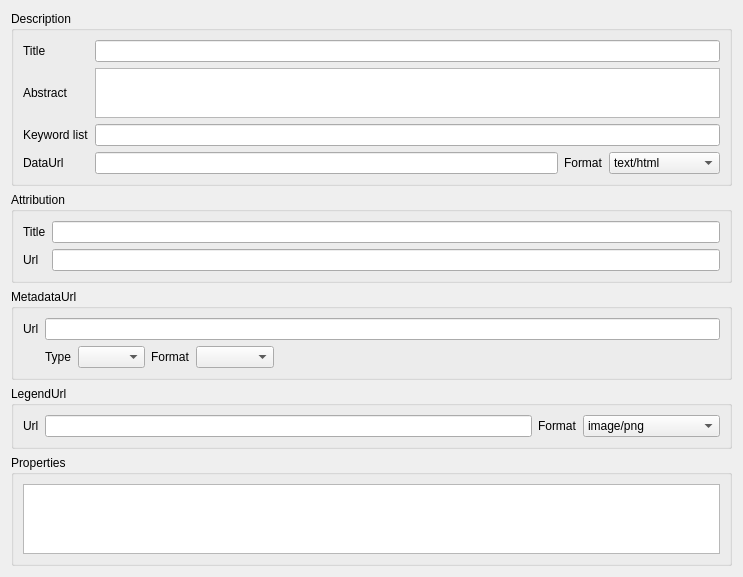
             <widget class="QWidget" name="scrollAreaWidgetContents_2">
              <property name="geometry">
               <rect>
                <x>0</x>
                <y>0</y>
                <width>743</width>
                <height>551</height>
               </rect>
              </property>
              <layout class="QGridLayout" name="gridLayout_3">
               <item row="0" column="0">
                <widget class="QgsCollapsibleGroupBox" name="mMetaDescriptionGrpBx">
                 <property name="title">
                  <string>Description</string>
                 </property>
                 <property name="syncGroup" stdset="0">
                  <string notr="true">vectormeta</string>
                 </property>
                 <layout class="QGridLayout" name="gridLayout_5">
                  <item row="1" column="0">
                   <widget class="QLabel" name="mLayerTitleLabel">
                    <property name="text">
                     <string>Title</string>
                    </property>
                   </widget>
                  </item>
                  <item row="1" column="1">
                   <widget class="QLineEdit" name="mLayerTitleLineEdit"/>
                  </item>
                  <item row="3" column="0">
                   <widget class="QLabel" name="mLayerAbstractLabel">
                    <property name="text">
                     <string>Abstract</string>
                    </property>
                   </widget>
                  </item>
                  <item row="3" column="1">
                   <widget class="QTextEdit" name="mLayerAbstractTextEdit">
                    <property name="sizePolicy">
                     <sizepolicy hsizetype="Expanding" vsizetype="Minimum">
                      <horstretch>0</horstretch>
                      <verstretch>0</verstretch>
                     </sizepolicy>
                    </property>
                    <property name="maximumSize">
                     <size>
                      <width>16777215</width>
                      <height>50</height>
                     </size>
                    </property>
                   </widget>
                  </item>
                  <item row="5" column="0">
                   <widget class="QLabel" name="mLayerKeywordListLabel">
                    <property name="text">
                     <string>Keyword list</string>
                    </property>
                   </widget>
                  </item>
                  <item row="5" column="1">
                   <widget class="QLineEdit" name="mLayerKeywordListLineEdit"/>
                  </item>
                  <item row="6" column="0">
                   <widget class="QLabel" name="mLayerDataUrlLabel">
                    <property name="text">
                     <string>DataUrl</string>
                    </property>
                   </widget>
                  </item>
                  <item row="6" column="1">
                   <layout class="QHBoxLayout" name="horizontalLayout_7">
                    <item>
                     <widget class="QLineEdit" name="mLayerDataUrlLineEdit"/>
                    </item>
                    <item>
                     <widget class="QLabel" name="mLayerDataUrlFormatLabel">
                      <property name="text">
                       <string>Format</string>
                      </property>
                     </widget>
                    </item>
                    <item>
                     <widget class="QComboBox" name="mLayerDataUrlFormatComboBox">
                      <item>
                       <property name="text">
                        <string notr="true">text/html</string>
                       </property>
                      </item>
                      <item>
                       <property name="text">
                        <string notr="true">text/plain</string>
                       </property>
                      </item>
                      <item>
                       <property name="text">
                        <string notr="true">application/pdf</string>
                       </property>
                      </item>
                     </widget>
                    </item>
                   </layout>
                  </item>
                 </layout>
                </widget>
               </item>
               <item row="1" column="0">
                <widget class="QgsCollapsibleGroupBox" name="mMetaAttributionGrpBx">
                 <property name="title">
                  <string>Attribution</string>
                 </property>
                 <property name="syncGroup" stdset="0">
                  <string notr="true">vectormeta</string>
                 </property>
                 <layout class="QGridLayout" name="gridLayout_7">
                  <item row="0" column="0">
                   <widget class="QLabel" name="mLayerAttributionLabel">
                    <property name="text">
                     <string>Title</string>
                    </property>
                   </widget>
                  </item>
                  <item row="0" column="1">
                   <widget class="QLineEdit" name="mLayerAttributionLineEdit"/>
                  </item>
                  <item row="2" column="0">
                   <widget class="QLabel" name="mLayerAttributionUrlLabel">
                    <property name="text">
                     <string>Url</string>
                    </property>
                   </widget>
                  </item>
                  <item row="2" column="1">
                   <widget class="QLineEdit" name="mLayerAttributionUrlLineEdit"/>
                  </item>
                 </layout>
                </widget>
               </item>
               <item row="2" column="0">
                <widget class="QgsCollapsibleGroupBox" name="mMetaMetaUrlGrpBx">
                 <property name="title">
                  <string>MetadataUrl</string>
                 </property>
                 <property name="syncGroup" stdset="0">
                  <string notr="true">vectormeta</string>
                 </property>
                 <layout class="QGridLayout" name="gridLayout_9">
                  <item row="0" column="0">
                   <widget class="QLabel" name="mLayerMetadataUrlLabel">
                    <property name="text">
                     <string>Url</string>
                    </property>
                   </widget>
                  </item>
                  <item row="0" column="1">
                   <widget class="QLineEdit" name="mLayerMetadataUrlLineEdit"/>
                  </item>
                  <item row="1" column="1">
                   <layout class="QHBoxLayout" name="horizontalLayout_8">
                    <item>
                     <widget class="QLabel" name="mLayerMetadataUrlTypeLabel">
                      <property name="text">
                       <string>Type</string>
                      </property>
                     </widget>
                    </item>
                    <item>
                     <widget class="QComboBox" name="mLayerMetadataUrlTypeComboBox">
                      <item>
                       <property name="text">
                        <string notr="true"/>
                       </property>
                      </item>
                      <item>
                       <property name="text">
                        <string notr="true" extracomment="FGDC-STD-001-1988">FGDC</string>
                       </property>
                      </item>
                      <item>
                       <property name="text">
                        <string notr="true" extracomment="ISO 19115">TC211</string>
                       </property>
                      </item>
                     </widget>
                    </item>
                    <item>
                     <widget class="QLabel" name="mLayerMetadataUrlFormatLabel">
                      <property name="text">
                       <string>Format</string>
                      </property>
                     </widget>
                    </item>
                    <item>
                     <widget class="QComboBox" name="mLayerMetadataUrlFormatComboBox">
                      <item>
                       <property name="text">
                        <string notr="true"/>
                       </property>
                      </item>
                      <item>
                       <property name="text">
                        <string notr="true">text/plain</string>
                       </property>
                      </item>
                      <item>
                       <property name="text">
                        <string notr="true">text/xml</string>
                       </property>
                      </item>
                     </widget>
                    </item>
                    <item>
                     <spacer name="horizontalSpacer_5">
                      <property name="orientation">
                       <enum>Qt::Horizontal</enum>
                      </property>
                      <property name="sizeHint" stdset="0">
                       <size>
                        <width>40</width>
                        <height>20</height>
                       </size>
                      </property>
                     </spacer>
                    </item>
                   </layout>
                  </item>
                 </layout>
                </widget>
               </item>
               <item row="3" column="0">
                <widget class="QgsCollapsibleGroupBox" name="mMetaLegendGrpBx">
                 <property name="title">
                  <string>LegendUrl</string>
                 </property>
                 <layout class="QGridLayout" name="gridLayout_2">
                  <item row="0" column="0">
                   <layout class="QHBoxLayout" name="horizontalLayout_2">
                    <item>
                     <widget class="QLabel" name="mLayerLegendUrlLabel">
                      <property name="text">
                       <string>Url</string>
                      </property>
                     </widget>
                    </item>
                    <item>
                     <widget class="QLineEdit" name="mLayerLegendUrlLineEdit"/>
                    </item>
                    <item>
                     <widget class="QLabel" name="mLayerLegendUrlFormatLabel">
                      <property name="text">
                       <string>Format</string>
                      </property>
                     </widget>
                    </item>
                    <item>
                     <widget class="QComboBox" name="mLayerLegendUrlFormatComboBox">
                      <property name="minimumSize">
                       <size>
                        <width>137</width>
                        <height>0</height>
                       </size>
                      </property>
                      <property name="currentIndex">
                       <number>0</number>
                      </property>
                      <item>
                       <property name="text">
                        <string>image/png</string>
                       </property>
                      </item>
                      <item>
                       <property name="text">
                        <string>image/jpeg</string>
                       </property>
                      </item>
                      <item>
                       <property name="text">
                        <string>image/jpg</string>
                       </property>
                      </item>
                     </widget>
                    </item>
                   </layout>
                  </item>
                 </layout>
                </widget>
               </item>
               <item row="4" column="0">
                <widget class="QgsCollapsibleGroupBox" name="mMetaPropertiesGrpBx">
                 <property name="sizePolicy">
                  <sizepolicy hsizetype="Preferred" vsizetype="Preferred">
                   <horstretch>0</horstretch>
                   <verstretch>5</verstretch>
                  </sizepolicy>
                 </property>
                 <property name="title">
                  <string>Properties</string>
                 </property>
                 <property name="syncGroup" stdset="0">
                  <string notr="true">vectormeta</string>
                 </property>
                 <layout class="QVBoxLayout" name="verticalLayout_9">
                  <item>
                   <widget class="QTextEdit" name="teMetadata">
                    <property name="lineWidth">
                     <number>2</number>
                    </property>
                    <property name="readOnly">
                     <bool>true</bool>
                    </property>
                   </widget>
                  </item>
                 </layout>
                </widget>
               </item>
               <item row="5" column="0">
                <spacer name="verticalSpacer_3">
                 <property name="orientation">
                  <enum>Qt::Vertical</enum>
                 </property>
                 <property name="sizeHint" stdset="0">
                  <size>
                   <width>20</width>
                   <height>0</height>
                  </size>
                 </property>
                </spacer>
               </item>
              </layout>
             </widget>
